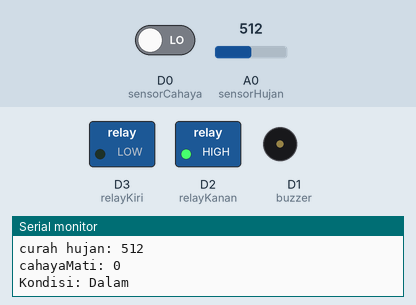
Simulated run of this sketch. Board: ESP8266 (NodeMCU). Shown: switched loads named in the sketch (green lamp = pin HIGH), buzzer (waves = sounding, pin HIGH), the last lines printed to the serial monitor. The test bench sets the inputs (shaded band); at power-on: A0 (sensorHujan) = 512, D0 (sensorCahaya) LOW.

Above: at 1.3 s.
1.4 s: A0 (sensorHujan) set to 484
At 5.0 s:
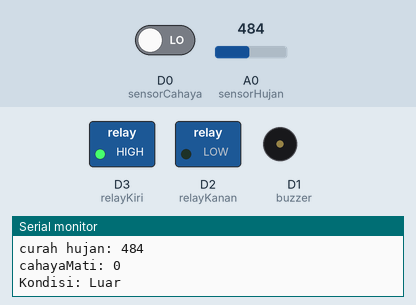
At 6.2 s:
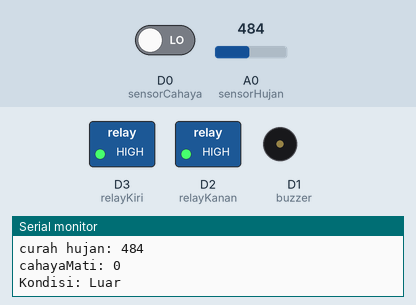
6.6 s: A0 (sensorHujan) set to 510
At 7.8 s:
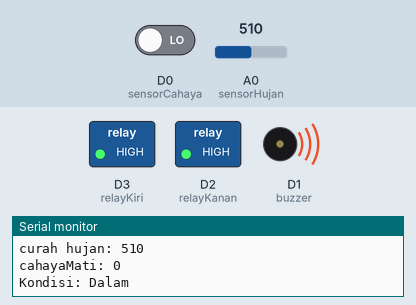
Timing chart, 0 to 10.1 s (numbered marks = the images above; inputs shaded):
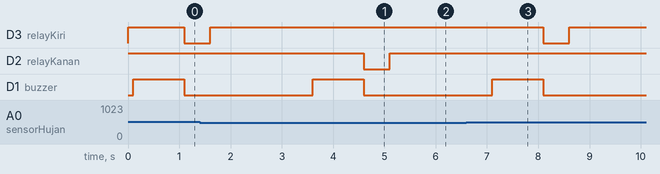

The sketch:

Jemuran.ino
```cpp
#define sensorHujan A0
#define sensorCahaya D0
#define buzzer D1
#define relayKanan D2
#define relayKiri D3

const int cahayaMati = 0;
const int durasibuzzer = 1000;

int kondisi = 0;
float curahHujan = 0;

void setup() {
  Serial.begin(9600);
  pinMode(sensorCahaya, INPUT);
  pinMode(sensorHujan, INPUT);
  pinMode(buzzer, OUTPUT);
  pinMode(relayKanan, OUTPUT);
  pinMode(relayKiri, OUTPUT);

  digitalWrite(relayKanan, HIGH);
  digitalWrite(relayKiri, HIGH);
  digitalWrite(buzzer, LOW);
  delay(100);
}

int jemuranLoop() {
  int curahHujan = analogRead(sensorHujan);
  int cahayaMati = digitalRead(sensorCahaya);

  Serial.print("curah hujan: ");
  Serial.println(curahHujan);  //ganti port
  Serial.print("cahayaMati: ");
  Serial.println(cahayaMati);
  Serial.print("Kondisi: ");
  if(kondisi == 1) {
    Serial.println("Luar");
  } else {
    Serial.println("Dalam");
  }

    //Hujan & Gelap
  if (curahHujan < 500 and cahayaMati == 1) {
    if (kondisi == 1){
      digitalWrite(buzzer, HIGH);
      delay(durasibuzzer);
      digitalWrite(buzzer, LOW);
      digitalWrite(relayKanan, LOW);
      kondisi = 0;
      delay(500);
      digitalWrite(relayKanan, HIGH);
    }
  }
  //Hujan & Terang
  else if (curahHujan < 500 and cahayaMati == 0) {
    if (kondisi == 1){
      digitalWrite(buzzer, HIGH);
      delay(durasibuzzer);
      digitalWrite(buzzer, LOW);
      digitalWrite(relayKanan, LOW);
      kondisi = 0;
      delay(500);
      digitalWrite(relayKanan, HIGH);
    }
  }
  //Gak Hujan & Gelap
  else if (curahHujan >= 500 and cahayaMati == 1) {
    if (kondisi == 1){
      digitalWrite(buzzer, HIGH);
      delay(durasibuzzer);
      digitalWrite(buzzer, LOW);
      digitalWrite(relayKanan, LOW);
      kondisi = 0;
      delay(500);
      digitalWrite(relayKanan, HIGH);
    }
  }
  //Gak Hujan & Terang
  else if (curahHujan >= 500 and cahayaMati == 0) {
    if (kondisi == 0){
      digitalWrite(buzzer, HIGH);
      delay(durasibuzzer);
      digitalWrite(buzzer, LOW);
      digitalWrite(relayKiri, LOW);
      kondisi = 1;
      delay(500);
      digitalWrite(relayKiri, HIGH);
    }
  }
  return kondisi;
}

void loop(){
  int kondisiTerkini = jemuranLoop();
  delay(2000);
}
```

Measured:
- the behaviour switches between 500 and 499 on A0 (sensorHujan) (found by bisection; images 0 and 1)
- after the input at 1.4 s, D2 (relayKanan): HIGH → LOW after 3.2 s, → HIGH 0.50 s later; D1 (buzzer): LOW → HIGH after 2.2 s, → LOW 1.0 s later
- after the input at 6.6 s, D3 (relayKiri): HIGH → LOW after 1.5 s, → HIGH 0.50 s later; D1 (buzzer): LOW → HIGH after 0.50 s, → LOW 1.0 s later
